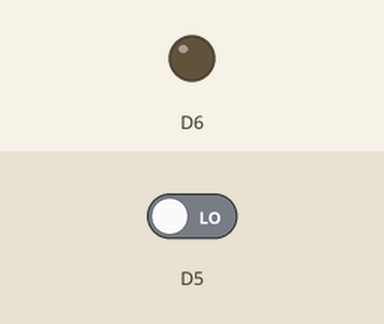
Recording of a sketch running on a simulated ESP8266 (NodeMCU). Shown: output pins drawn as LEDs (lit = HIGH). The test bench sets the inputs (shaded band); at power-on: D5 LOW.

Above: at 1.2 s.
1.3 s: D5 driven HIGH
At 2.5 s:
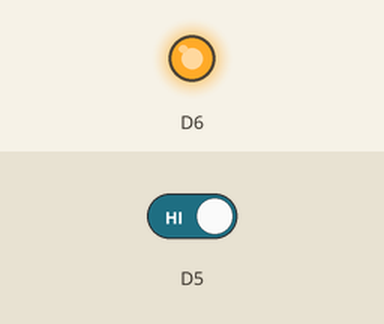
2.8 s: D5 driven LOW
At 3.7 s:
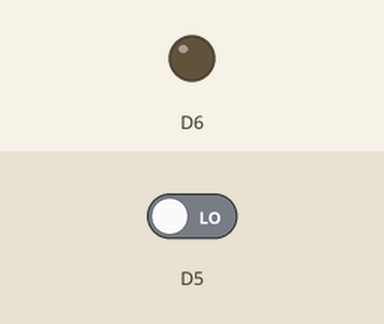
Timing chart, 0 to 5.8 s (numbered marks = the images above; inputs shaded):
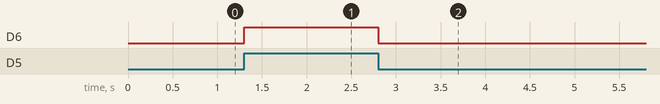

The sketch:

8_Role.ino
```cpp
void setup() {
  // put your setup code here, to run once:
  pinMode(D6, OUTPUT);
  pinMode(D5,INPUT);
}

void loop() {
  // put your main code here, to run repeatedly:
  if(digitalRead(D5)==HIGH)
    digitalWrite(D6,HIGH);
  else
    digitalWrite(D6,LOW);
}
```

Measured:
- after the input at 1.3 s, D6: LOW → HIGH at once
- after the input at 2.8 s, D6: HIGH → LOW at once
